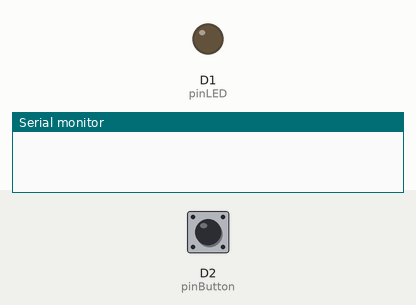
Bench run of a sketch on a simulated ESP8266 (NodeMCU). On the bench: output pins drawn as LEDs (lit = HIGH), the last lines printed to the serial monitor. The test bench sets the inputs (shaded band); at power-on: D2 (pinButton) HIGH.

Above: at 1.2 s.
1.3 s: D2 (pinButton) pulled LOW for 0.15 s
At 1.7 s:
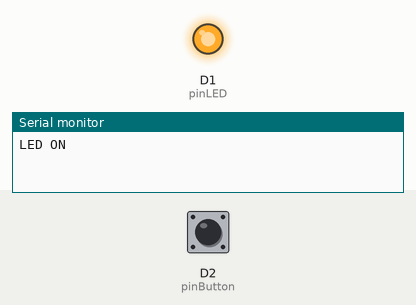
2.9 s: D2 (pinButton) pulled LOW for 1 s
At 4.1 s:
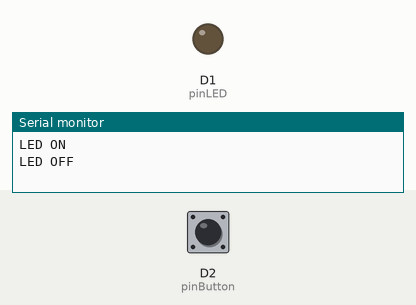
5.4 s: D2 (pinButton) pulled LOW for 3.2 s
At 6.0 s:
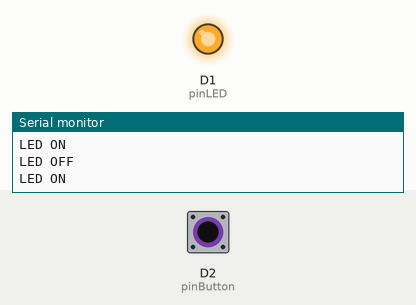
Timing chart, 0 to 8.4 s (numbered marks = the images above; inputs shaded):
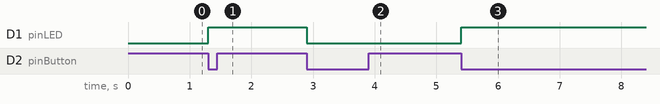

The sketch:

PushButton.ino
```cpp
#define pinLED D1      // Mendefinisikan pin LED sebagai D1
#define pinButton D2   // Mendefinisikan pin tombol sebagai D2

int buttonState;      // Variabel untuk menyimpan status tombol
int oldButton = 0;    // Variabel untuk menyimpan status tombol sebelumnya
int state = 0;        // Variabel untuk menyimpan status LED

void setup() {
  Serial.begin(9600);  // Memulai komunikasi serial dengan kecepatan 9600 bps
  pinMode(pinLED, OUTPUT);       // Mengatur pin LED sebagai OUTPUT
  pinMode(pinButton, INPUT_PULLUP); // Mengatur pin tombol sebagai INPUT dengan pull-up internal
}

void loop() {
  buttonState = digitalRead(pinButton); // Membaca status tombol

  // Memeriksa apakah tombol ditekan (LOW) dan sebelumnya tidak ditekan
  if (!buttonState && !oldButton) {
    if (state == 0) {
      digitalWrite(pinLED, HIGH);  // Menyalakan LED
      Serial.println("LED ON");
      state = 1;
    } else {
      digitalWrite(pinLED, LOW);   // Mematikan LED
      Serial.println("LED OFF");
      state = 0;
    }
    oldButton = 1;  // Menandai bahwa tombol telah ditekan
  } else if (buttonState && oldButton) {
    oldButton = 0;  // Menandai bahwa tombol dilepas
  }
}
```

Measured:
- after the input at 1.3 s, D1 (pinLED): LOW → HIGH at once
- after the input at 2.9 s, D1 (pinLED): HIGH → LOW at once
- after the input at 5.4 s, D1 (pinLED): LOW → HIGH at once
